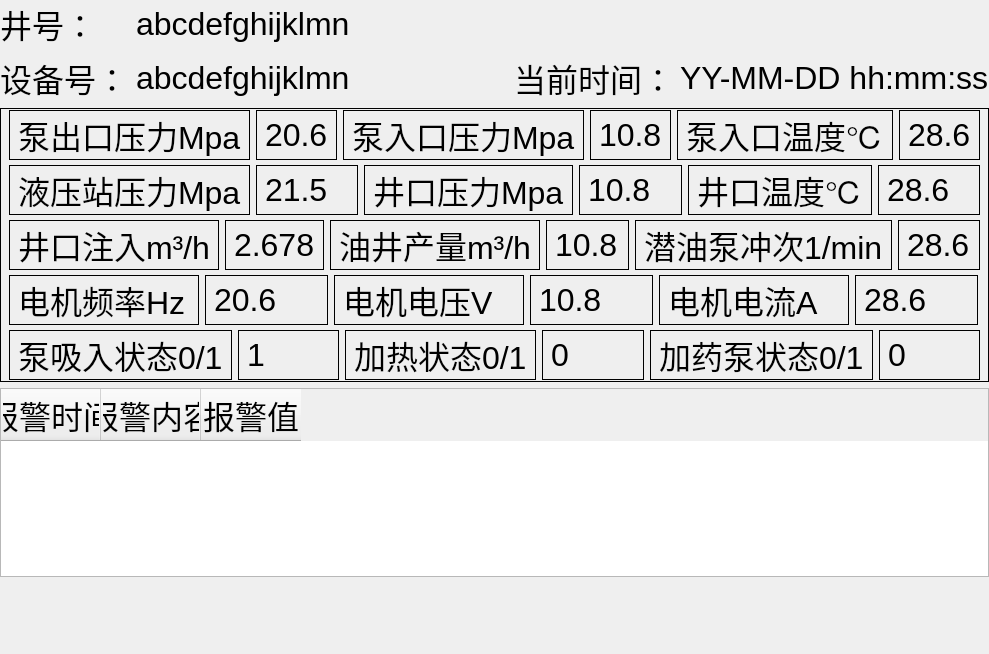
      <widget class="QWidget" name="page_history">
       <property name="font">
        <font>
         <family>Arial</family>
         <pointsize>24</pointsize>
        </font>
       </property>
       <property name="styleSheet">
        <string notr="true"/>
       </property>
       <layout class="QVBoxLayout" name="verticalLayout" stretch="5,5,35,40,15">
        <property name="leftMargin">
         <number>0</number>
        </property>
        <property name="topMargin">
         <number>0</number>
        </property>
        <property name="rightMargin">
         <number>0</number>
        </property>
        <property name="bottomMargin">
         <number>0</number>
        </property>
        <item>
         <widget class="QWidget" name="history_well" native="true">
          <layout class="QHBoxLayout" name="horizontalLayout_31" stretch="9">
           <property name="leftMargin">
            <number>0</number>
           </property>
           <property name="topMargin">
            <number>0</number>
           </property>
           <property name="rightMargin">
            <number>0</number>
           </property>
           <property name="bottomMargin">
            <number>0</number>
           </property>
           <item>
            <widget class="QWidget" name="widget_3" native="true">
             <layout class="QHBoxLayout" name="horizontalLayout_32" stretch="1,9">
              <property name="leftMargin">
               <number>0</number>
              </property>
              <property name="topMargin">
               <number>0</number>
              </property>
              <property name="rightMargin">
               <number>0</number>
              </property>
              <property name="bottomMargin">
               <number>0</number>
              </property>
              <item>
               <widget class="QLabel" name="label_108">
                <property name="sizePolicy">
                 <sizepolicy hsizetype="Fixed" vsizetype="Preferred">
                  <horstretch>0</horstretch>
                  <verstretch>0</verstretch>
                 </sizepolicy>
                </property>
                <property name="minimumSize">
                 <size>
                  <width>130</width>
                  <height>0</height>
                 </size>
                </property>
                <property name="text">
                 <string>井号：</string>
                </property>
                <property name="wordWrap">
                 <bool>true</bool>
                </property>
               </widget>
              </item>
              <item>
               <widget class="QLabel" name="label_109">
                <property name="text">
                 <string>abcdefghijklmn</string>
                </property>
               </widget>
              </item>
             </layout>
            </widget>
           </item>
          </layout>
         </widget>
        </item>
        <item>
         <widget class="QWidget" name="history_device_time" native="true">
          <layout class="QHBoxLayout" name="horizontalLayout_23" stretch="9,1">
           <property name="leftMargin">
            <number>0</number>
           </property>
           <property name="topMargin">
            <number>0</number>
           </property>
           <property name="rightMargin">
            <number>0</number>
           </property>
           <property name="bottomMargin">
            <number>0</number>
           </property>
           <item>
            <widget class="QWidget" name="widget_device_3" native="true">
             <layout class="QHBoxLayout" name="horizontalLayout_24" stretch="1,9">
              <property name="leftMargin">
               <number>0</number>
              </property>
              <property name="topMargin">
               <number>0</number>
              </property>
              <property name="rightMargin">
               <number>0</number>
              </property>
              <property name="bottomMargin">
               <number>0</number>
              </property>
              <item>
               <widget class="QLabel" name="label_75">
                <property name="sizePolicy">
                 <sizepolicy hsizetype="Fixed" vsizetype="Preferred">
                  <horstretch>0</horstretch>
                  <verstretch>0</verstretch>
                 </sizepolicy>
                </property>
                <property name="minimumSize">
                 <size>
                  <width>130</width>
                  <height>0</height>
                 </size>
                </property>
                <property name="text">
                 <string>设备号：</string>
                </property>
               </widget>
              </item>
              <item>
               <widget class="QLabel" name="label_76">
                <property name="text">
                 <string>abcdefghijklmn</string>
                </property>
               </widget>
              </item>
             </layout>
            </widget>
           </item>
           <item>
            <widget class="QWidget" name="widget_time_3" native="true">
             <layout class="QHBoxLayout" name="horizontalLayout_25">
              <property name="leftMargin">
               <number>0</number>
              </property>
              <property name="topMargin">
               <number>0</number>
              </property>
              <property name="rightMargin">
               <number>0</number>
              </property>
              <property name="bottomMargin">
               <number>0</number>
              </property>
              <item>
               <widget class="QLabel" name="label_5">
                <property name="text">
                 <string>当前时间：</string>
                </property>
               </widget>
              </item>
              <item>
               <widget class="QLabel" name="history_time">
                <property name="sizePolicy">
                 <sizepolicy hsizetype="Fixed" vsizetype="Preferred">
                  <horstretch>0</horstretch>
                  <verstretch>0</verstretch>
                 </sizepolicy>
                </property>
                <property name="minimumSize">
                 <size>
                  <width>0</width>
                  <height>0</height>
                 </size>
                </property>
                <property name="text">
                 <string>YY-MM-DD hh:mm:ss</string>
                </property>
               </widget>
              </item>
             </layout>
            </widget>
           </item>
          </layout>
         </widget>
        </item>
        <item>
         <widget class="QWidget" name="history_info" native="true">
          <property name="styleSheet">
           <string notr="true">border:1px solid</string>
          </property>
          <layout class="QVBoxLayout" name="verticalLayout_9">
           <property name="spacing">
            <number>1</number>
           </property>
           <property name="leftMargin">
            <number>0</number>
           </property>
           <property name="topMargin">
            <number>0</number>
           </property>
           <property name="rightMargin">
            <number>0</number>
           </property>
           <property name="bottomMargin">
            <number>0</number>
           </property>
           <item>
            <widget class="QWidget" name="widget_line1_3" native="true">
             <property name="styleSheet">
              <string notr="true">border:none</string>
             </property>
             <layout class="QHBoxLayout" name="horizontalLayout_26" stretch="0,20,13,20,13,20,13">
              <property name="topMargin">
               <number>2</number>
              </property>
              <property name="bottomMargin">
               <number>2</number>
              </property>
              <item>
               <layout class="QFormLayout" name="formLayout"/>
              </item>
              <item>
               <widget class="QLabel" name="label_78">
                <property name="styleSheet">
                 <string notr="true">border:1px solid</string>
                </property>
                <property name="text">
                 <string>泵出口压力Mpa</string>
                </property>
               </widget>
              </item>
              <item>
               <widget class="QLabel" name="label_79">
                <property name="styleSheet">
                 <string notr="true">border: 1px solid</string>
                </property>
                <property name="text">
                 <string>20.6</string>
                </property>
               </widget>
              </item>
              <item>
               <widget class="QLabel" name="label_80">
                <property name="styleSheet">
                 <string notr="true">border:1px solid</string>
                </property>
                <property name="text">
                 <string>泵入口压力Mpa</string>
                </property>
               </widget>
              </item>
              <item>
               <widget class="QLabel" name="label_81">
                <property name="styleSheet">
                 <string notr="true">border:1px solid</string>
                </property>
                <property name="text">
                 <string>10.8</string>
                </property>
               </widget>
              </item>
              <item>
               <widget class="QLabel" name="label_82">
                <property name="styleSheet">
                 <string notr="true">border:1px solid</string>
                </property>
                <property name="text">
                 <string>泵入口温度℃</string>
                </property>
               </widget>
              </item>
              <item>
               <widget class="QLabel" name="label_83">
                <property name="styleSheet">
                 <string notr="true">border:1px solid</string>
                </property>
                <property name="text">
                 <string>28.6</string>
                </property>
               </widget>
              </item>
             </layout>
            </widget>
           </item>
           <item>
            <widget class="QWidget" name="widget_line2_3" native="true">
             <property name="styleSheet">
              <string notr="true">border:none</string>
             </property>
             <layout class="QHBoxLayout" name="horizontalLayout_27" stretch="20,13,20,13,20,13">
              <property name="topMargin">
               <number>2</number>
              </property>
              <property name="bottomMargin">
               <number>2</number>
              </property>
              <item>
               <widget class="QLabel" name="label_84">
                <property name="styleSheet">
                 <string notr="true">border:1px solid</string>
                </property>
                <property name="text">
                 <string>液压站压力Mpa</string>
                </property>
               </widget>
              </item>
              <item>
               <widget class="QLabel" name="label_85">
                <property name="styleSheet">
                 <string notr="true">border: 1px solid</string>
                </property>
                <property name="text">
                 <string>21.5</string>
                </property>
               </widget>
              </item>
              <item>
               <widget class="QLabel" name="label_86">
                <property name="styleSheet">
                 <string notr="true">border:1px solid</string>
                </property>
                <property name="text">
                 <string>井口压力Mpa</string>
                </property>
               </widget>
              </item>
              <item>
               <widget class="QLabel" name="label_87">
                <property name="styleSheet">
                 <string notr="true">border:1px solid</string>
                </property>
                <property name="text">
                 <string>10.8</string>
                </property>
               </widget>
              </item>
              <item>
               <widget class="QLabel" name="label_88">
                <property name="styleSheet">
                 <string notr="true">border:1px solid</string>
                </property>
                <property name="text">
                 <string>井口温度℃</string>
                </property>
               </widget>
              </item>
              <item>
               <widget class="QLabel" name="label_89">
                <property name="styleSheet">
                 <string notr="true">border:1px solid</string>
                </property>
                <property name="text">
                 <string>28.6</string>
                </property>
               </widget>
              </item>
             </layout>
            </widget>
           </item>
           <item>
            <widget class="QWidget" name="widget_line3_3" native="true">
             <property name="styleSheet">
              <string notr="true">border:none</string>
             </property>
             <layout class="QHBoxLayout" name="horizontalLayout_28" stretch="20,13,20,13,20,13">
              <property name="topMargin">
               <number>2</number>
              </property>
              <property name="bottomMargin">
               <number>2</number>
              </property>
              <item>
               <widget class="QLabel" name="label_90">
                <property name="styleSheet">
                 <string notr="true">border:1px solid</string>
                </property>
                <property name="text">
                 <string>井口注入m³/h</string>
                </property>
               </widget>
              </item>
              <item>
               <widget class="QLabel" name="label_91">
                <property name="styleSheet">
                 <string notr="true">border: 1px solid</string>
                </property>
                <property name="text">
                 <string>2.678</string>
                </property>
               </widget>
              </item>
              <item>
               <widget class="QLabel" name="label_92">
                <property name="styleSheet">
                 <string notr="true">border:1px solid</string>
                </property>
                <property name="text">
                 <string>油井产量m³/h</string>
                </property>
               </widget>
              </item>
              <item>
               <widget class="QLabel" name="label_93">
                <property name="styleSheet">
                 <string notr="true">border:1px solid</string>
                </property>
                <property name="text">
                 <string>10.8</string>
                </property>
               </widget>
              </item>
              <item>
               <widget class="QLabel" name="label_94">
                <property name="styleSheet">
                 <string notr="true">border:1px solid</string>
                </property>
                <property name="text">
                 <string>潜油泵冲次1/min</string>
                </property>
               </widget>
              </item>
              <item>
               <widget class="QLabel" name="label_95">
                <property name="styleSheet">
                 <string notr="true">border:1px solid</string>
                </property>
                <property name="text">
                 <string>28.6</string>
                </property>
               </widget>
              </item>
             </layout>
            </widget>
           </item>
           <item>
            <widget class="QWidget" name="widget_line4_3" native="true">
             <property name="styleSheet">
              <string notr="true">border:none</string>
             </property>
             <layout class="QHBoxLayout" name="horizontalLayout_29" stretch="20,13,20,13,20,13">
              <property name="topMargin">
               <number>2</number>
              </property>
              <property name="rightMargin">
               <number>11</number>
              </property>
              <property name="bottomMargin">
               <number>2</number>
              </property>
              <item>
               <widget class="QLabel" name="label_96">
                <property name="styleSheet">
                 <string notr="true">border:1px solid</string>
                </property>
                <property name="text">
                 <string>电机频率Hz</string>
                </property>
               </widget>
              </item>
              <item>
               <widget class="QLabel" name="label_97">
                <property name="styleSheet">
                 <string notr="true">border: 1px solid</string>
                </property>
                <property name="text">
                 <string>20.6</string>
                </property>
               </widget>
              </item>
              <item>
               <widget class="QLabel" name="label_98">
                <property name="styleSheet">
                 <string notr="true">border:1px solid</string>
                </property>
                <property name="text">
                 <string>电机电压V</string>
                </property>
               </widget>
              </item>
              <item>
               <widget class="QLabel" name="label_99">
                <property name="styleSheet">
                 <string notr="true">border:1px solid</string>
                </property>
                <property name="text">
                 <string>10.8</string>
                </property>
               </widget>
              </item>
              <item>
               <widget class="QLabel" name="label_100">
                <property name="styleSheet">
                 <string notr="true">border:1px solid</string>
                </property>
                <property name="text">
                 <string>电机电流A</string>
                </property>
               </widget>
              </item>
              <item>
               <widget class="QLabel" name="label_101">
                <property name="styleSheet">
                 <string notr="true">border:1px solid</string>
                </property>
                <property name="text">
                 <string>28.6</string>
                </property>
               </widget>
              </item>
             </layout>
            </widget>
           </item>
           <item>
            <widget class="QWidget" name="widget_line5_3" native="true">
             <property name="autoFillBackground">
              <bool>false</bool>
             </property>
             <property name="styleSheet">
              <string notr="true">border:none</string>
             </property>
             <layout class="QHBoxLayout" name="horizontalLayout_30" stretch="20,13,20,13,20,13">
              <property name="topMargin">
               <number>2</number>
              </property>
              <property name="bottomMargin">
               <number>2</number>
              </property>
              <item>
               <widget class="QLabel" name="label_102">
                <property name="styleSheet">
                 <string notr="true">border:1px solid</string>
                </property>
                <property name="text">
                 <string>泵吸入状态0/1</string>
                </property>
               </widget>
              </item>
              <item>
               <widget class="QLabel" name="label_103">
                <property name="styleSheet">
                 <string notr="true">border: 1px solid</string>
                </property>
                <property name="text">
                 <string>1</string>
                </property>
               </widget>
              </item>
              <item>
               <widget class="QLabel" name="label_104">
                <property name="styleSheet">
                 <string notr="true">border:1px solid</string>
                </property>
                <property name="text">
                 <string>加热状态0/1</string>
                </property>
               </widget>
              </item>
              <item>
               <widget class="QLabel" name="label_105">
                <property name="styleSheet">
                 <string notr="true">border:1px solid</string>
                </property>
                <property name="text">
                 <string>0</string>
                </property>
               </widget>
              </item>
              <item>
               <widget class="QLabel" name="label_106">
                <property name="styleSheet">
                 <string notr="true">border:1px solid</string>
                </property>
                <property name="text">
                 <string>加药泵状态0/1</string>
                </property>
               </widget>
              </item>
              <item>
               <widget class="QLabel" name="label_107">
                <property name="styleSheet">
                 <string notr="true">border:1px solid</string>
                </property>
                <property name="text">
                 <string>0</string>
                </property>
               </widget>
              </item>
             </layout>
            </widget>
           </item>
          </layout>
         </widget>
        </item>
        <item>
         <widget class="QWidget" name="history_alarm" native="true">
          <layout class="QVBoxLayout" name="verticalLayout_8">
           <property name="leftMargin">
            <number>0</number>
           </property>
           <property name="topMargin">
            <number>0</number>
           </property>
           <property name="rightMargin">
            <number>0</number>
           </property>
           <property name="bottomMargin">
            <number>0</number>
           </property>
           <item>
            <widget class="QTableWidget" name="history_alarm_table">
             <column>
              <property name="text">
               <string>报警时间</string>
              </property>
              <property name="font">
               <font>
                <family>Arial</family>
                <pointsize>24</pointsize>
               </font>
              </property>
             </column>
             <column>
              <property name="text">
               <string>报警内容</string>
              </property>
              <property name="font">
               <font>
                <family>Arial</family>
                <pointsize>24</pointsize>
               </font>
              </property>
             </column>
             <column>
              <property name="text">
               <string>报警值</string>
              </property>
              <property name="font">
               <font>
                <family>Arial</family>
                <pointsize>24</pointsize>
               </font>
              </property>
             </column>
            </widget>
           </item>
          </layout>
         </widget>
        </item>
        <item>
         <widget class="QWidget" name="history_operation" native="true">
          <layout class="QHBoxLayout" name="horizontalLayout_33">
           <item>
            <widget class="QPushButton" name="history_prev">
             <property name="sizePolicy">
              <sizepolicy hsizetype="Preferred" vsizetype="Preferred">
               <horstretch>0</horstretch>
               <verstretch>0</verstretch>
              </sizepolicy>
             </property>
             <property name="minimumSize">
              <size>
               <width>50</width>
               <height>50</height>
              </size>
             </property>
             <property name="text">
              <string/>
             </property>
             <property name="icon">
              <iconset resource="CSSHP.qrc">
               <normaloff>:/png/assets/png/zuo.png</normaloff>:/png/assets/png/zuo.png</iconset>
             </property>
             <property name="iconSize">
              <size>
               <width>50</width>
               <height>50</height>
              </size>
             </property>
             <property name="autoRepeat">
              <bool>false</bool>
             </property>
             <property name="autoExclusive">
              <bool>true</bool>
             </property>
             <property name="flat">
              <bool>true</bool>
             </property>
            </widget>
           </item>
           <item>
            <spacer name="horizontalSpacer_5">
             <property name="orientation">
              <enum>Qt::Horizontal</enum>
             </property>
             <property name="sizeHint" stdset="0">
              <size>
               <width>40</width>
               <height>20</height>
              </size>
             </property>
            </spacer>
           </item>
           <item>
            <spacer name="horizontalSpacer_6">
             <property name="orientation">
              <enum>Qt::Horizontal</enum>
             </property>
             <property name="sizeHint" stdset="0">
              <size>
               <width>40</width>
               <height>20</height>
              </size>
             </property>
            </spacer>
           </item>
           <item>
            <widget class="QPushButton" name="history_next">
             <property name="sizePolicy">
              <sizepolicy hsizetype="Preferred" vsizetype="Preferred">
               <horstretch>0</horstretch>
               <verstretch>0</verstretch>
              </sizepolicy>
             </property>
             <property name="minimumSize">
              <size>
               <width>50</width>
               <height>50</height>
              </size>
             </property>
             <property name="text">
              <string/>
             </property>
             <property name="icon">
              <iconset resource="CSSHP.qrc">
               <normaloff>:/png/assets/png/you.png</normaloff>:/png/assets/png/you.png</iconset>
             </property>
             <property name="iconSize">
              <size>
               <width>50</width>
               <height>50</height>
              </size>
             </property>
             <property name="flat">
              <bool>true</bool>
             </property>
            </widget>
           </item>
          </layout>
         </widget>
        </item>
       </layout>
      </widget>
